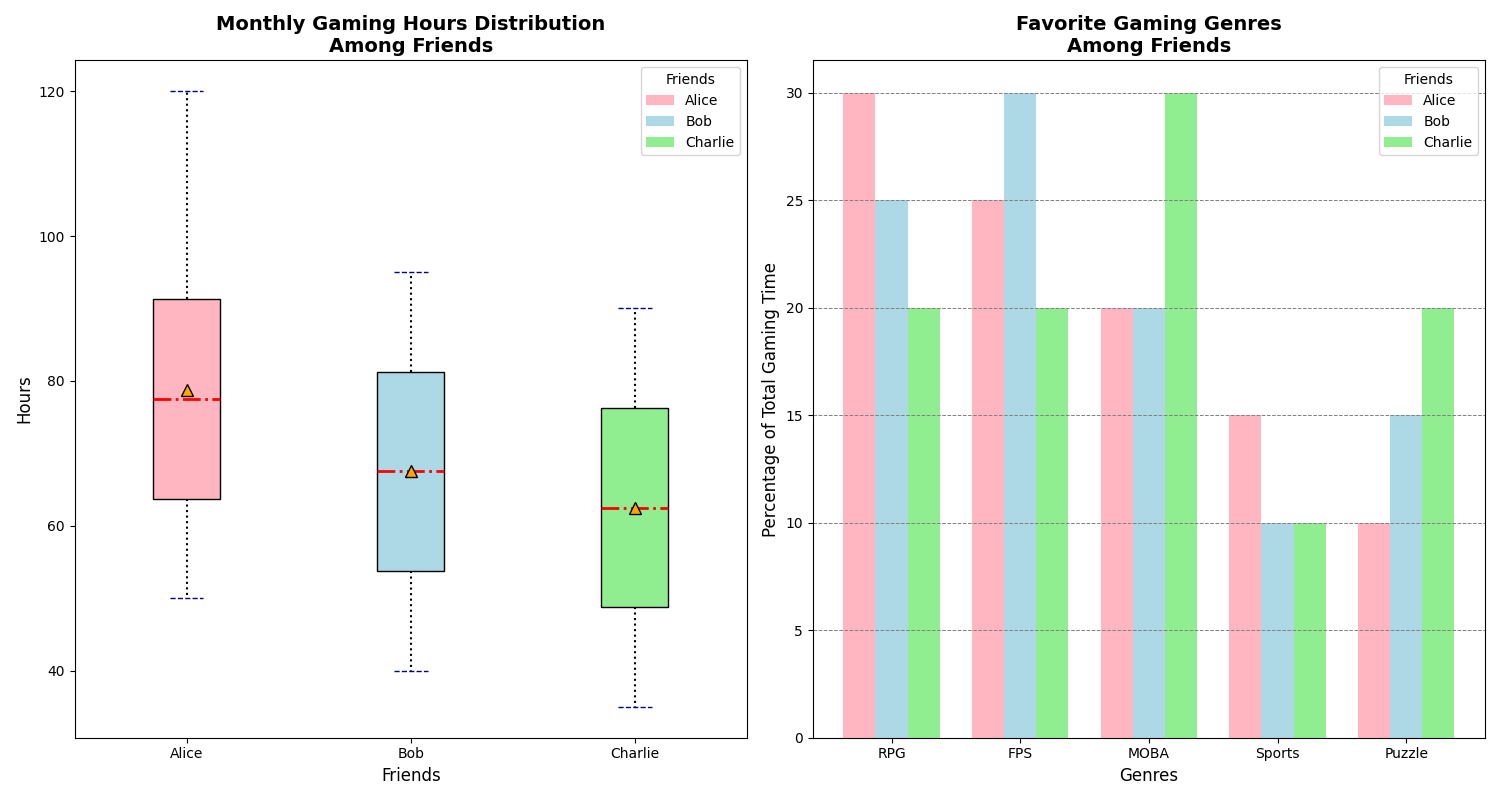

Write the Python code that produced this figure.
import matplotlib.pyplot as plt
import numpy as np
from matplotlib.patches import Patch

friends = ['Alice', 'Bob', 'Charlie']
alice_hours = [50, 60, 55, 70, 65, 80, 75, 90, 85, 100, 95, 120]
bob_hours = [40, 45, 50, 55, 60, 65, 70, 75, 80, 85, 90, 95]
charlie_hours = [35, 40, 45, 50, 55, 60, 65, 70, 75, 80, 85, 90]
genres = ['RPG', 'FPS', 'MOBA', 'Sports', 'Puzzle']
alice_genres = [30, 25, 20, 15, 10]
bob_genres = [25, 30, 20, 10, 15]
charlie_genres = [20, 20, 30, 10, 20]

fig, (ax2, ax1) = plt.subplots(1, 2, figsize=(15, 8))

data = [alice_hours, bob_hours, charlie_hours]
box = ax2.boxplot(data, vert=True, patch_artist=True, labels=friends, showmeans=True)

new_colors = ['lightpink', 'lightblue', 'lightgreen']
for patch, color in zip(box['boxes'], new_colors):
    patch.set_facecolor(color)

ax2.set_title("Monthly Gaming Hours Distribution\nAmong Friends", fontsize=14, fontweight='bold')
ax2.set_xlabel("Friends", fontsize=12)
ax2.set_ylabel("Hours", fontsize=12)

plt.setp(box['whiskers'], color='black', linestyle='dotted', linewidth=1.5)
plt.setp(box['caps'], color='darkblue', linestyle='dashed', linewidth=1)
plt.setp(box['medians'], color='red', linewidth=2, linestyle='-.')
plt.setp(box['means'], marker='^', markerfacecolor='orange', markeredgecolor='black', markersize=8)

legend_elements = [Patch(facecolor=color, label=friend) for color, friend in zip(new_colors, friends)]
ax2.legend(handles=legend_elements, title='Friends', loc='upper right', fontsize=10)

X = np.arange(len(genres))
bar_width = 0.25
offset = bar_width * np.arange(len(friends))

ax1.bar(X + offset[0], alice_genres, width=bar_width, label='Alice', color=new_colors[0])
ax1.bar(X + offset[1], bob_genres, width=bar_width, label='Bob', color=new_colors[1])
ax1.bar(X + offset[2], charlie_genres, width=bar_width, label='Charlie', color=new_colors[2])

ax1.set_title("Favorite Gaming Genres\nAmong Friends", fontsize=14, fontweight='bold')
ax1.set_xlabel("Genres", fontsize=12)
ax1.set_ylabel("Percentage of Total Gaming Time", fontsize=12)
ax1.set_xticks(X + bar_width)
ax1.set_xticklabels(genres)

ax1.legend(title='Friends', fontsize=10)
ax1.grid(axis='y', linestyle='--', color='grey', linewidth=0.7)

plt.tight_layout()
plt.show()
